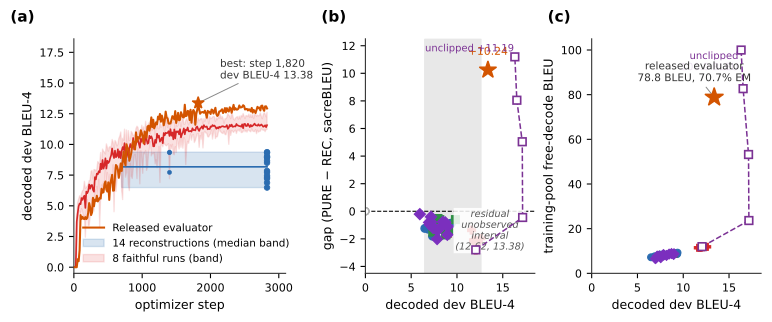

Here is the Python script that generated this plot:
#!/usr/bin/env python3
"""Fig. 3: the released evaluator lies outside the reconstructible family.

Panel (a): training trajectories on the dev set (optimizer step axis).
  Released evaluator: full 202-point trajectory from its archived validations.txt
  (best at step 1,820, dev BLEU-4 13.38). Reconstructions: 14 seeds, decoded at
  epochs 25/50 (steps 700/1400) plus best.ckpt (step 2,828), shown as a
  median band with per-seed best points (results/full_readout_summary.json).

Panel (b): canonical gap vs decoded dev BLEU-4 by family.
  gaps from results/gap_43_canonical_beam3.json; dev BLEU-4 from
  full_readout_summary.json / epoch_ckpt_dev_bleu_all.json / epoch_decouple.json
  (uniform full-pool beam-3 protocol);
  released dev = 13.38 from validations.txt. Gray band 6.5-9.8; the
  (9.8, 13.38) interval is unobserved for any recipe-constructed checkpoint.

Panel (c): training-pool readout (full-pool free decode, beam=3).
  x = decoded dev BLEU-4, y = full-training-pool free-decode BLEU;
  released point from leakage_sanity.json (78.8 BLEU, 70.7% EM).
"""
import json
import re
import sys
from pathlib import Path

import numpy as np
import matplotlib.pyplot as plt

ROOT = Path(__file__).resolve().parents[1]
sys.path.insert(0, str(ROOT / "figures"))
from fig_style import (setup, panel_label, C_RELEASED, C_RECO, C_TNPURE,
                       C_DEGEN, M_RELEASED, M_RECO)
from fig_style import FAM_MARKERS, FAM_COLORS

VALID = ROOT / "checkpoints/released/backTranslation_PHIX_model/validations.txt"
GAP = ROOT / "results/gap_43_canonical_beam3.json"
READOUT = ROOT / "results/full_readout_summary.json"
ECKPD = ROOT / "results/epoch_ckpt_dev_bleu_all.json"
EPOCH_DEC = ROOT / "results/epoch_decouple.json"
LEAK = ROOT / "results/leakage_sanity.json"
FS_EVAL = ROOT / "results/faithful_steps_eval.json"
OUT = ROOT / "figures/fig3_competence.pdf"

# round-33 clipping sensitivity ladder (outside the canonical panel): order in
# which the dose-response path is drawn; missing variants are skipped
CLIP_ORDER = ["clip2p0_seed42", "clip3p0_seed42", "clip5p0_seed42",
              "clipinf_seed42"]
C_CLIP = "#7b3294"   # purple for the clip ladder path


def load_clip_rows():
    """clip-ladder rows from results/faithful_steps_eval.json (best ckpts)."""
    if not FS_EVAL.exists():
        return {}
    rows = json.load(open(FS_EVAL)).get("rows", [])
    out = {}
    for r in rows:
        for key in CLIP_ORDER:
            if r["ckpt"] == f"ctc_clip_sens/{key}/best":
                out[key] = r
    return out

PRIMARY = [101, 202, 303, 404, 505, 606]
EXTENSION = [707, 808, 909, 1001, 1102, 1203, 1304, 1405]
ALL_SEEDS = PRIMARY + EXTENSION
STEPS_PER_EPOCH = 28          # 2,828 total steps / 101 epochs
FINAL_STEP = 2828
RELEASED_BEST = (1820, 13.38)  # verified against validations.txt in main()

# gap-JSON id -> family
FAMILY_OF = {}
for s in range(42, 50):
    FAMILY_OF[f"faithful_{s}"] = "faithful"
for s in ALL_SEEDS:
    FAMILY_OF[f"reco_{s}"] = "reconstructions"
    FAMILY_OF[f"seed_{s}"] = "reconstructions"   # readout-summary id
for s in [101, 202, 303, 404]:
    FAMILY_OF[f"cf_{s}"] = "config_faithful"
# step-faithful / confirmation / long-schedule are config-fidelity diagnostics
for s in [505, 606]:
    FAMILY_OF[f"sf_{s}"] = "config_faithful"
for s in [1506, 1607]:
    FAMILY_OF[f"conf_{s}"] = "config_faithful"
FAMILY_OF["ls_202"] = "config_faithful"
FAMILY_OF["rescue_wd0"] = "rescue"
FAMILY_OF["released"] = "released"
# distillation ladder (per-alpha students) belongs to the distillation family
for f in ["0125", "025", "05", "075"]:
    FAMILY_OF[f"ladder_{f}"] = "distillation"

# id -> merged decode-log key for checkpoints without full-readout records
CKPT_KEY = {
    f"cf_{s}": f"checkpoints/config_faithful/seed_{s}/best.ckpt" for s in [101, 202, 303, 404]
}
CKPT_KEY.update({f"sf_{s}": f"checkpoints/step_faithful/seed_{s}/best.ckpt" for s in [505, 606]})
CKPT_KEY.update({f"conf_{s}": f"checkpoints/confirmation/seed_{s}/best.ckpt" for s in [1506, 1607]})
CKPT_KEY["ls_202"] = "checkpoints/long_schedule/seed_202/best.ckpt"
CKPT_KEY["rescue_wd0"] = "checkpoints/rescue/seed_202_wd0/best.ckpt"
for f, p in [("0125", "frac_0125"), ("025", "frac_025"),
             ("05", "frac_05"), ("075", "frac_075")]:
    CKPT_KEY[f"ladder_{f}"] = f"checkpoints/ladder/{p}/best.ckpt"


def load_merged_ckpts():
    """Read results/epoch_ckpt_dev_bleu_all.json (merged decode log)."""
    return json.load(open(ECKPD))


def parse_validations(path):
    steps, b4 = [], []
    for line in open(path):
        m = re.search(r"Steps: (\d+).*?BLEU-4 ([\d.]+)", line)
        if m:
            steps.append(int(m.group(1)))
            b4.append(float(m.group(2)))
    return np.asarray(steps), np.asarray(b4)


def main():
    setup(scale=1.0)
    gap = json.load(open(GAP))
    ro = json.load(open(READOUT))
    epoch_dec = json.load(open(EPOCH_DEC))
    leak = json.load(open(LEAK))["experiment_a_free_decode"]
    ckpts = load_merged_ckpts()
    clip_rows = load_clip_rows()
    # faithful seed-42 anchors the ladder at clip 1.0
    clip_pts = [(ro["seed_42"]["dev"]["bleu"], gap["faithful_42"]["gap"],
                 ro["seed_42"]["train"]["bleu"])]
    for key in CLIP_ORDER:
        if key in clip_rows:
            r = clip_rows[key]
            clip_pts.append((r["dev_bleu"], r["gap"], r["train_readout_bleu"]))

    # ---------- build per-family point sets (dev BLEU, gap) ----------
    def ro_key_of(id_):
        """full_readout_summary key for a gap-JSON id (reco_* / faithful_* / distill_*)."""
        if id_.startswith("reco_"):
            return "seed_" + id_[5:]
        if id_.startswith("faithful_"):
            return "seed_" + id_[len("faithful_"):]
        m = re.match(r"distill_a([\d.]+)_(\d+)$", id_)
        if m:
            return f"alpha_{m.group(1)}_seed_{m.group(2)}"
        return None

    def dev_of(id_):
        """dev BLEU-4 for a canonical id from the best available source."""
        if id_ == "released":
            return RELEASED_BEST[1]
        rk = ro_key_of(id_)
        if rk in ro:
            return ro[rk]["dev"]["bleu"]
        if id_ in CKPT_KEY and CKPT_KEY[id_] in ckpts:
            return ckpts[CKPT_KEY[id_]]["dev_bleu"]
        return None

    families = {f: {"x": [], "y": [], "ids": []} for f in
                ("faithful", "reconstructions", "config_faithful", "rescue",
                 "distillation", "released", "degenerate")}
    for id_, rec in gap.items():
        if id_ == "_meta":
            continue
        dev = dev_of(id_)
        if dev is None:
            continue
        if dev < 1.0:                      # ladder / alpha-1.0 students
            families["degenerate"]["x"].append(dev)
            families["degenerate"]["y"].append(rec["gap"])
            families["degenerate"]["ids"].append(id_)
            continue
        fam = FAMILY_OF.get(id_)
        if fam is None:
            fam = "distillation" if id_.startswith("distill_") else "reconstructions"
        families[fam]["x"].append(dev)
        families[fam]["y"].append(rec["gap"])
        families[fam]["ids"].append(id_)

    # ---------- Panel (a): training trajectories ----------
    fig, (axa, axb, axc) = plt.subplots(1, 3, figsize=(7.6, 3.1),
                                        width_ratios=[1.25, 1.0, 1.0])
    panel_label(axa, "(a)", x=-0.30)
    panel_label(axb, "(b)", x=-0.26)
    panel_label(axc, "(c)", x=-0.26)

    steps, b4 = parse_validations(VALID)
    assert steps[0] == 14 and steps[-1] == FINAL_STEP and len(steps) == 202
    best = int(np.argmax(b4))
    assert (steps[best], round(b4[best], 2)) == RELEASED_BEST, (steps[best], b4[best])

    axa.plot(steps, b4, color=C_RELEASED, lw=1.5, zorder=3, label="Released evaluator")
    axa.plot(*RELEASED_BEST, M_RELEASED, color=C_RELEASED, ms=9, zorder=4)
    axa.annotate("best: step 1,820\ndev BLEU-4 13.38", xy=RELEASED_BEST,
                 xytext=(RELEASED_BEST[0] + 320, RELEASED_BEST[1] + 2.7),
                 fontsize=7.5, va="center", color="#333333",
                 bbox=dict(facecolor="white", alpha=0.85, edgecolor="none",
                           pad=1.2),
                 arrowprops=dict(arrowstyle="-", color="#888888", lw=0.7))

    # reconstruction trajectories: epoch 25 (step 700) + final (step 2,828);
    # epoch-50 points (step 1,400) only exist for 4 seeds (303/707/1001/1001)
    xs = [700, FINAL_STEP]
    ys = []
    for s in ALL_SEEDS:
        ys.append([ckpts[f"checkpoints/reconstructions/seed_{s}/epoch_0025.ckpt"]["dev_bleu"],
                   ro[f"seed_{s}"]["dev"]["bleu"]])
    ys = np.asarray(ys)
    med = np.median(ys, axis=0)
    lo = np.min(ys, axis=0)
    hi = np.max(ys, axis=0)
    axa.fill_between(xs, lo, hi, color=C_RECO, alpha=0.18, zorder=1,
                     label="14 reconstructions (median band)")
    axa.plot(xs, med, color=C_RECO, lw=1.2, zorder=2)
    for s in ALL_SEEDS:
        key50 = f"checkpoints/reconstructions/seed_{s}/epoch_0050.ckpt"
        if key50 in ckpts:
            axa.plot(1400, ckpts[key50]["dev_bleu"], "o", color=C_RECO, ms=3,
                     mew=0.4, zorder=3)
    axa.plot([FINAL_STEP] * 14, ys[:, -1], "o", color=C_RECO, ms=4, mew=0.6,
             zorder=3)

    # faithful-family trajectories (train_faithful.py), truncated to 2,828
    # steps for comparability with the released run's endpoint
    f_steps = np.arange(14, FINAL_STEP + 1, 14)
    f_b4 = np.zeros((8, len(f_steps)))
    for i, s in enumerate(range(42, 50)):
        st, b4 = parse_validations(ROOT / f"checkpoints/faithful/seed_{s}/validations.txt")
        m = st <= FINAL_STEP
        f_b4[i, :int(m.sum())] = b4[m]
    axa.fill_between(f_steps, f_b4.min(0), f_b4.max(0),
                     color=FAM_COLORS["faithful"], alpha=0.14, zorder=1,
                     label="8 faithful runs (band)")
    axa.plot(f_steps, np.median(f_b4, 0), color=FAM_COLORS["faithful"],
             lw=1.2, zorder=2)

    axa.set_xlim(0, 3100)
    axa.set_ylim(-0.5, 18.6)
    axa.set_xlabel("optimizer step")
    axa.set_ylabel("decoded dev BLEU-4")
    axa.spines[["top", "right"]].set_visible(False)
    axa.legend(loc="lower left", frameon=False, fontsize=7.5)

    # ---------- Panel (b): gap vs dev BLEU ----------
    axb.axvspan(6.486, 12.615, color="#e8e8e8", zorder=0)
    axb.axhline(0, color="#000000", ls="--", lw=0.8, zorder=1)
    order = ["faithful", "reconstructions", "config_faithful", "rescue",
             "distillation", "released", "degenerate"]
    for fam in order:
        pts = families[fam]
        if not pts["x"]:
            continue
        if fam == "degenerate":
            axb.plot(pts["x"], pts["y"], "o", color=C_DEGEN, mfc="white", ms=5,
                     mew=1.0, zorder=2)
        elif fam == "released":
            axb.plot(pts["x"], pts["y"], M_RELEASED, color=C_RELEASED, ms=13,
                     zorder=5)
            axb.text(pts["x"][0], pts["y"][0] + 1.1, f"+{pts['y'][0]:.2f}",
                     fontsize=7.8, ha="center", color=C_RELEASED)
        else:
            axb.plot(pts["x"], pts["y"], FAM_MARKERS[fam], color=FAM_COLORS[fam],
                     ms=5.5, mew=1.0, ls="", zorder=3)
    # round-33 clip ladder (dose-response path), drawn after canonical points
    if len(clip_pts) > 1:
        bx = [p[0] for p in clip_pts]; by = [p[1] for p in clip_pts]
        axb.plot(bx, by, "--", color=C_CLIP, lw=1.1, zorder=4,
                 label="clip ladder (seed 42)")
        axb.plot(bx, by, "s", color=C_CLIP, mfc="white", ms=5.5, mew=1.2,
                 zorder=4)
        axb.annotate(f"unclipped {by[-1]:+.2f}", xy=(bx[-1], by[-1]),
                     xytext=(bx[-1] - 0.1, by[-1] + 0.4), fontsize=7.2,
                     ha="right", color=C_CLIP)
    axb.text(13.6, -1.4, "residual\nunobserved\ninterval\n(12.62, 13.38)",
             fontsize=7.0, ha="center", va="center", color="#555555",
             style="italic",
             bbox=dict(facecolor="white", alpha=0.85, edgecolor="none",
                       pad=1.2))
    axb.set_xlim(0, 18.5)
    axb.set_ylim(-4.5, 12.5)
    axb.set_xlabel("decoded dev BLEU-4")
    axb.set_ylabel("gap (PURE \u2212 REC, sacreBLEU)")
    axb.spines[["top", "right"]].set_visible(False)

    # ---------- Panel (c): training-pool readout ----------
    def train_readout_of(id_):
        """Full-pool free-decode train BLEU (beam=3) for a canonical id."""
        rk = ro_key_of(id_)
        if rk in ro:
            return ro[rk]["train"]["bleu"]
        if id_ == "rescue_wd0":          # epoch_decouple rescue record
            for rec in epoch_dec["records"]:
                if rec["label"] == "rescue_wd0_best":
                    return rec["train_bleu"]
        return None

    read_pts = []
    for fam in ("faithful", "reconstructions", "config_faithful", "rescue", "distillation"):
        for x, id_ in zip(families[fam]["x"], families[fam]["ids"]):
            ty = train_readout_of(id_)
            if ty is not None:
                read_pts.append((x, ty, fam))
    for x, ty, fam in read_pts:
        axc.plot(x, ty, FAM_MARKERS[fam], color=FAM_COLORS[fam],
                 ms=5, mew=0.8, zorder=3)
    if len(clip_pts) > 1:
        cx = [p[0] for p in clip_pts]; cy = [p[2] for p in clip_pts]
        axc.plot(cx, cy, "--", color=C_CLIP, lw=1.1, zorder=4)
        axc.plot(cx, cy, "s", color=C_CLIP, mfc="white", ms=5.5, mew=1.2,
                 zorder=4)
        axc.annotate(f"unclipped\n{cy[-1]:.1f} BLEU",
                     xy=(cx[-1], cy[-1]), xytext=(cx[-1] - 0.3, cy[-1] - 9),
                     fontsize=7.2, ha="right", color=C_CLIP)
    axc.plot(RELEASED_BEST[1], leak["bleu"], M_RELEASED, color=C_RELEASED,
             ms=14, zorder=5)
    axc.annotate(f"released evaluator\n{leak['bleu']:.1f} BLEU, "
                 f"{leak['em_pct']:.1f}% EM",
                 xy=(RELEASED_BEST[1], leak["bleu"]),
                 xytext=(11.2, 90),
                 fontsize=7.6, va="center", ha="center", color="#333333",
                 bbox=dict(facecolor="white", alpha=0.85, edgecolor="none",
                           pad=1.2),
                 arrowprops=dict(arrowstyle="-", color="#888888", lw=0.7))
    axc.set_xlim(0, 18.5)
    axc.set_ylim(0, 105)
    axc.set_xlabel("decoded dev BLEU-4")
    axc.set_ylabel("training-pool free-decode BLEU")
    axc.spines[["top", "right"]].set_visible(False)

    fig.savefig(OUT)
    print(f"Wrote: {OUT}")
    for fam in order:
        pts = families[fam]
        if pts["x"]:
            print(f"{fam}: n={len(pts['x'])} dev range "
                  f"[{min(pts['x']):.2f}, {max(pts['x']):.2f}]")


if __name__ == "__main__":
    main()
